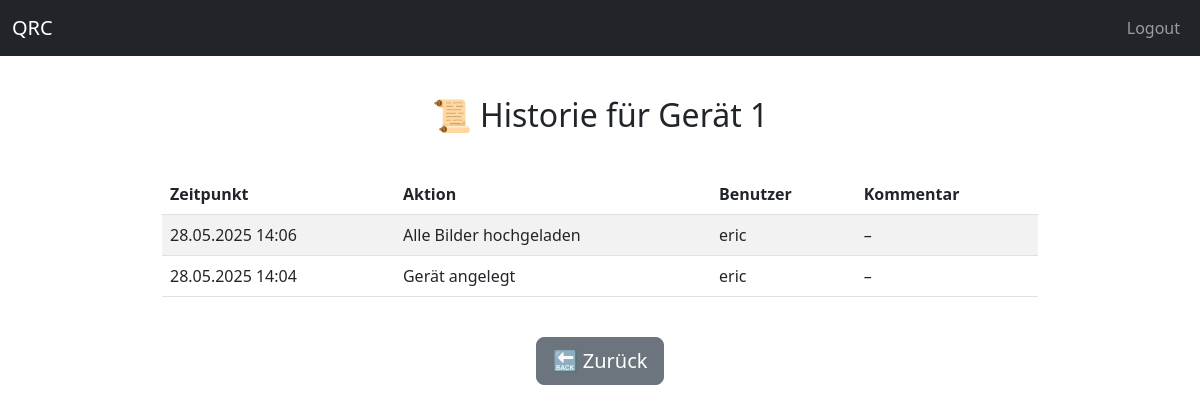
Page /geraete/geraet/1/historie (signed in) on the earlier database version.
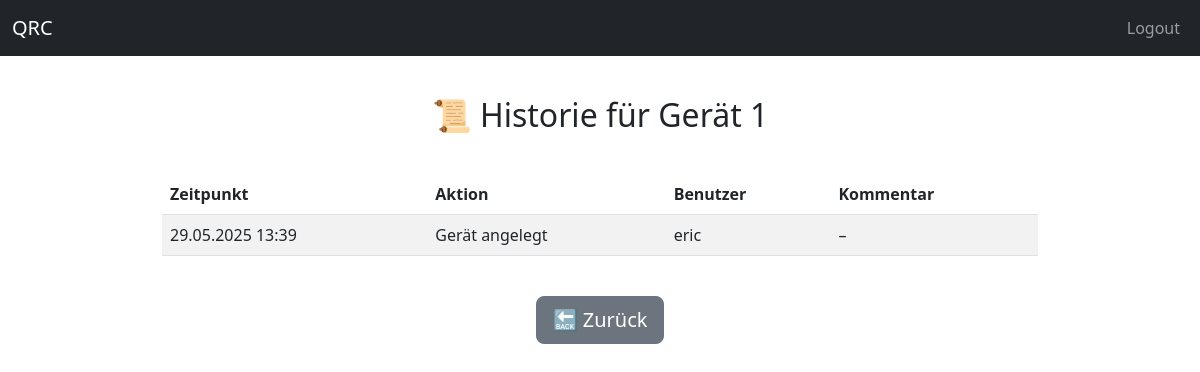
Same page on the later database version.
### models/geraet_db.py (models this page shows)
class Geraet(db.Model):
    __tablename__ = "geraete"
    id = db.Column(db.Integer, primary_key=True)
    qrcode = db.Column(db.String, unique=True, nullable=False)
    modell_id = db.Column(db.Integer, db.ForeignKey("modell.id"), nullable=False)
    zustand_id = db.Column(db.Integer, db.ForeignKey("zustaende.id"), nullable=False)
    benutzer_id = db.Column(db.Integer, db.ForeignKey("benutzer.id"), nullable=True)
    status = db.Column(db.String, nullable=False, server_default="Unbekannt")
    ausgepackt = db.Column(db.Boolean, default=False)
    gereinigt = db.Column(db.Boolean, default=False)
    getestet = db.Column(db.Boolean, default=False)
    bilder_einpackfertig = db.Column(db.Boolean, default=False)
    bilder_fertig = db.Column(db.Boolean, default=False)
    einpackbereit = db.Column(db.Boolean, default=False)
    modell = db.relationship("Modell", back_populates="geraete")
    zustand = db.relationship("Zustand")
    benutzer = db.relationship("Benutzer", backref="geraete")
    historie = db.relationship("Historie", backref="geraet", lazy=True)
    module = db.relationship("Modul", back_populates="geraet", cascade="all, delete-orphan")
    teile = db.relationship("Teil", back_populates="geraet")
    testdurchlaeufe = db.relationship("GeraeteTestDurchlauf", back_populates="geraet", cascade="all, delete-orphan")

### models/historie_db.py (models this page shows)
class Historie(Base):
    __tablename__ = "historie"
    id = Column(Integer, primary_key=True)
    geraet_id = Column(Integer, ForeignKey("geraete.id"), nullable=False)
    benutzer_id = Column(Integer, ForeignKey("benutzer.id"), nullable=False)
    aktion = Column(String, nullable=False)
    zeitpunkt = Column(DateTime, default=datetime.utcnow)
    kommentar = Column(String, nullable=True)  # ✅ hinzugefügt
    benutzer = relationship("Benutzer")

### models/benutzer_db.py (models this page shows, shortened)
class Benutzer(Base, UserMixin):
    __tablename__ = "benutzer"
    id = Column(Integer, primary_key=True)
    name = Column(String, unique=True, nullable=False)
    passwort_hash = Column(String, nullable=False)
    rolle = Column(String(20), nullable=False, default="user")

### app/routes/geraete_routes.py (the view)
@geraete_bp.route("/geraet/<string:qrcode>/historie")
@login_required
def geraet_historie(qrcode):
    geraet = GeraetDB.query.filter_by(qrcode=qrcode).first_or_404()
    historie_eintraege = Historie.query.filter_by(geraet_id=geraet.id).order_by(Historie.zeitpunkt.desc()).all()
    return render_template("historie.html", geraet=geraet, historie=historie_eintraege)

### app/app.py (called while the page is built)
@login_manager.user_loader
def load_user(user_id):
    return Benutzer.query.get(int(user_id))

### app/templates/historie.html
{% extends "base.html" %}
{% block content %}
<div class="container py-3" style="max-width: 900px;">
  <h2 class="mb-4 text-center">📜 Historie für Gerät {{ geraet.qrcode }}</h2>
  {% if historie %}
  <div class="table-responsive">
    <table class="table table-striped mt-3 align-middle">
      <thead>
        <tr>
          <th>Zeitpunkt</th>
          <th>Aktion</th>
          <th>Benutzer</th>
          <th>Kommentar</th>
        </tr>
      </thead>
      <tbody>
        {% for eintrag in historie %}
        <tr>
          <td>{{ eintrag.zeitpunkt.strftime('%d.%m.%Y %H:%M') }}</td>
          <td>{{ eintrag.aktion }}</td>
          <td>{{ eintrag.benutzer.name }}</td>
          <td>{{ eintrag.kommentar or '–' }}</td>
        </tr>
        {% endfor %}
      </tbody>
    </table>
  </div>
  {% else %}
    <p class="mt-4 text-center">Keine Historie vorhanden.</p>
  {% endif %}
  <div class="d-flex justify-content-center mt-4">
    <a href="{{ url_for('geraete.geraet_seite', qrcode=geraet.qrcode) }}" class="btn btn-secondary btn-lg">🔙 Zurück</a>
  </div>
</div>
{% endblock %}

### app/templates/base.html (shortened to what this page needs)
<!doctype html>
<html lang="de">
  <head>
    <link href="https://cdn.jsdelivr.net/npm/bootstrap@5.3.0/dist/css/bootstrap.min.css" rel="stylesheet">
  </head>
  <body>
    <nav class="navbar navbar-expand-lg navbar-dark bg-dark fixed-top">
      <div class="container-fluid">
        <a class="navbar-brand" href="#">QRC</a>
        <div class="collapse navbar-collapse" id="navbarSupportedContent">
          <ul class="navbar-nav ms-auto">
            <li class="nav-item">
              <a class="nav-link" href="{{ url_for('login.logout') }}">Logout</a>
            </li>
          </ul>
        </div>
      </div>
    </nav>
    <main class="container mt-4">
      {% block content %}
      {% endblock %}
    </main>
  </body>
</html>

### app/templates/base.html (style rules this page uses)
body { padding-top: 3.5rem; }

Differences in the rows shown:
removed Historie: zeitpunkt "28.05.2025 14:06", aktion "Alle Bilder hochgeladen", benutzer.name "eric", kommentar "–"
removed Historie: zeitpunkt "28.05.2025 14:04", aktion "Gerät angelegt", benutzer.name "eric", kommentar "–"
added Historie: zeitpunkt "29.05.2025 13:39", aktion "Gerät angelegt", benutzer.name "eric", kommentar "–"
